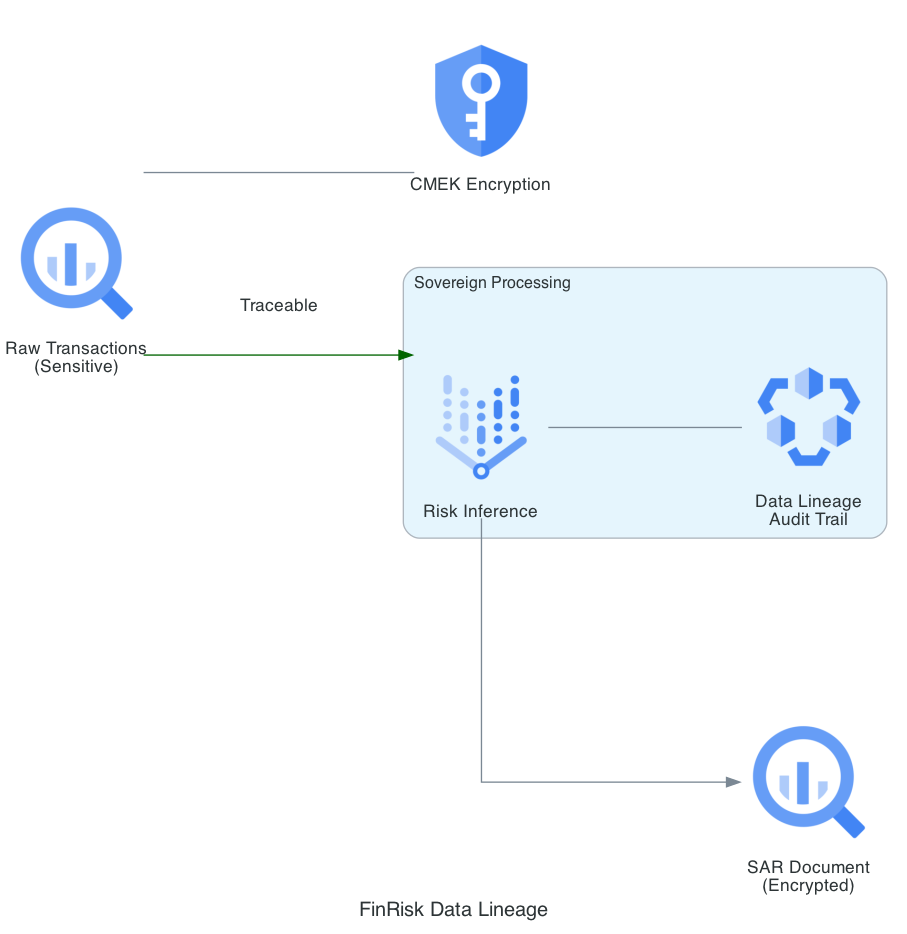

Source code (Python):
from diagrams import Diagram, Cluster, Edge
from diagrams.gcp.analytics import BigQuery, DataCatalog
from diagrams.gcp.ml import VertexAI
from diagrams.gcp.security import KeyManagementService

graph_attr = {"pad": "0.1", "nodesep": "1.5", "ranksep": "2.0", "bgcolor": "transparent"}

with Diagram("FinRisk Data Lineage", show=False, filename="finrisk_lineage", direction="LR", graph_attr=graph_attr):
    raw = BigQuery("Raw Transactions\n(Sensitive)")
    kms = KeyManagementService("CMEK Encryption")
    
    with Cluster("Sovereign Processing"):
        catalog = DataCatalog("Data Lineage\nAudit Trail")
        intel = VertexAI("Risk Inference")

    sar_report = BigQuery("SAR Document\n(Encrypted)")

    raw - kms
    raw >> Edge(label="Traceable", color="darkgreen") >> intel >> sar_report
    intel - catalog
